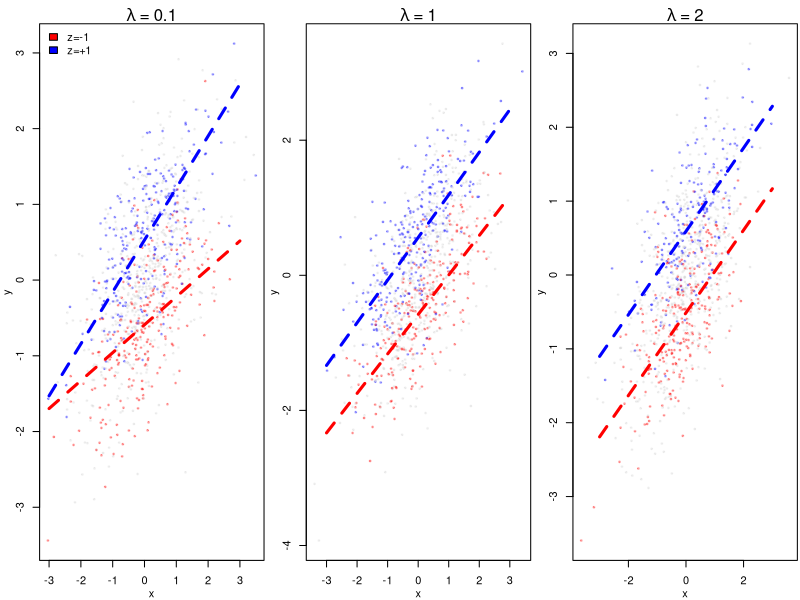
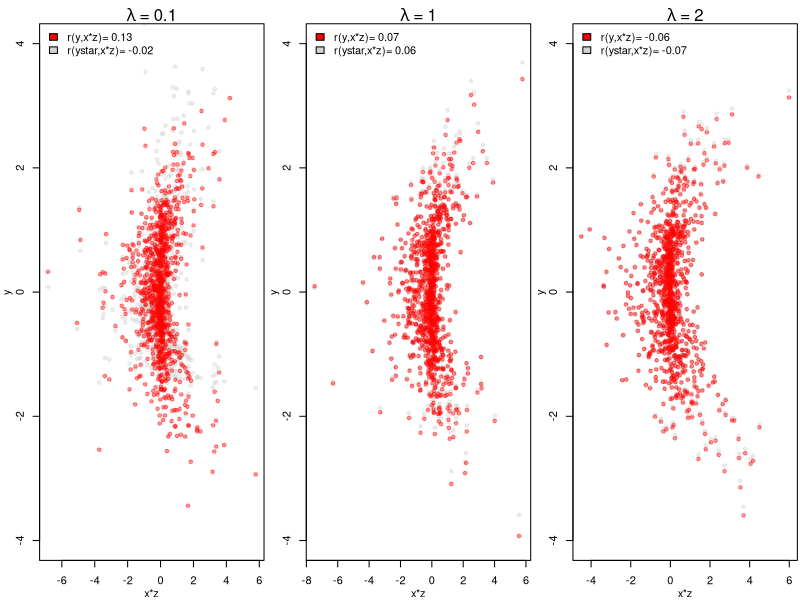

Source code (R) for these figures, in order:
##b3=0
N<-1000
rho<-0 #.3#rho<-c(0,.5) #seq(0,.3,by=.1)
lambda<-c(.1,1,2) #cc<-seq(-3,-1,length.out=3)
alpha<-0
pars<-expand.grid(N=N,rho=rho,lambda=lambda,alpha=alpha)
tmp<-list()
for (i in 1:nrow(pars)) tmp[[i]]<-pars[i,]
pars<-tmp


simfun<-function(pars,b1=1,b2=1,s2=1) {
    for (i in 1:length(pars)) assign(names(pars)[i],pars[[i]][1])
    std<-function(x) (x-mean(x,na.rm=TRUE))/sd(x,na.rm=TRUE)
    library(MASS)
    sig<-r2<-numeric()
    xz<-mvrnorm(N,mu=c(0,0),Sigma=matrix(c(1,rho,rho,1),2,2))
    y<-b1*xz[,1]+b2*xz[,2]+rnorm(N,sd=sqrt(s2))
    ystar<-std(y)
    y<-1.05^((ystar-alpha)/lambda)
    y<-std(y)
    ##
    df<-data.frame(y=y,x=xz[,1],z=xz[,2],ystar=ystar)
}
L<-lapply(pars,simfun)


pdf("/home/bd/Dropbox/Apps/Overleaf/Interaction_problems/transform_intuition.pdf",width=6,height=2.3)
par(mfrow=c(1,3),mgp=c(2,1,0),mar=c(3,3,1.8,0.2))
for (i in 1:length(L)) {
    z<-L[[i]]
    col.test<-ifelse(abs(z$z-1)<.5,2,1)
    col.test<-ifelse(abs(z$z+1)<.5,3,col.test)
    cc<-col2rgb("lightgray")
    c1<-rgb(cc[1],cc[2],cc[3],max=255,alpha=75)
    cc<-col2rgb("blue")
    c2<-rgb(cc[1],cc[2],cc[3],max=255,alpha=75)
    cc<-col2rgb("red")
    c3<-rgb(cc[1],cc[2],cc[3],max=255,alpha=75)
    col<-c(c1,c2,c3)[col.test]
    plot(z$x,z$ystar,pch=19,cex=.375,col=col,xlab='x',ylab='y')
    xv<-seq(-3,3,length.out=100)
    #m0<-glm(y~x*z,z,family='binomial')
    ## library(censReg)
    ## m0<-censReg(y~x*z,data=z,left=min(z$y))
    ## y<-coef(m0)[1]+coef(m0)[2]*xv+coef(m0)[3]*(-1)+coef(m0)[4]*xv*(-1) #predict(m0,data.frame(x=xv,z=-1))
    ## lines(xv,y,col='red',lty=1,lwd=3)
    ## y<-coef(m0)[1]+coef(m0)[2]*xv+coef(m0)[3]*(1)+coef(m0)[4]*xv*(1) #predict(m0,data.frame(x=xv,z=-1))
    ## lines(xv,y,col='blue',lty=1,lwd=3)
    m<-lm(y~x*z,z)
    print(coef(m))
    y<-predict(m,data.frame(x=xv,z=-1))
    lines(xv,y,col='red',lty=2,lwd=3)
    y<-predict(m,data.frame(x=xv,z=1))
    lines(xv,y,col='blue',lty=2,lwd=3)
    if (i==1) {
        legend("topleft",bty='n',ncol=,c("z=-1","z=+1"),fill=c("red","blue"))
    } 
    mtext(side=3,line=0,bquote(lambda~"="~.(lambda[i])))
}
dev.off()

pdf("/home/bd/Dropbox/Apps/Overleaf/Interaction_problems/transform_kidney.pdf",width=6,height=2.3)
par(mfrow=c(1,3),mgp=c(2,1,0),mar=c(3,3,1.8,0.2))
for (i in 1:length(L)) {
    z<-L[[i]]
    cc<-col2rgb("lightgray")
    c2<-rgb(cc[1],cc[2],cc[3],max=255,alpha=105)
    plot(z$x*z$z,z$y,pch=19,cex=.75,col=c2,ylim=c(-4,4),xlab='x*z',ylab='y')
    z2<-z[z$y!=z$ystar,]
    cc<-col2rgb("red")
    c1<-rgb(cc[1],cc[2],cc[3],max=255,alpha=105)
    points(z2$x*z2$z,z2$ystar,pch=19,cex=.75,col=c1)
    m<-lm(y~x*z,z)
    #legend("bottomleft",bty='n',legend=paste("pv=",round(summary(m)$coef[4,4],3)))
    mtext(side=3,line=0,bquote(lambda~"="~.(lambda[i])))
    c1<-cor(z$x*z$z,z$y)
    c2<-cor(z$x*z$z,z$ystar)
    legend("topleft",bty='n',fill=c("red","lightgray"),c(paste("r(y,x*z)=",round(c1,2)),paste("r(ystar,x*z)=",round(c2,2))))
}
dev.off()

